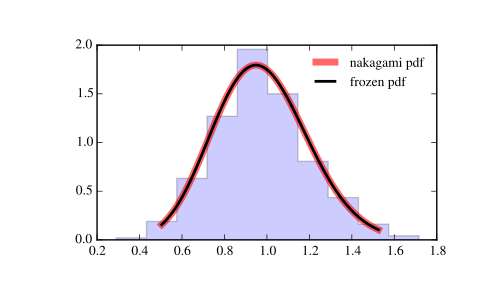

Recreate this plot in Python.
from scipy.stats import nakagami
import matplotlib.pyplot as plt
fig, ax = plt.subplots(1, 1)

# Calculate a few first moments:

nu = 4.97
mean, var, skew, kurt = nakagami.stats(nu, moments='mvsk')

# Display the probability density function (``pdf``):

x = np.linspace(nakagami.ppf(0.01, nu),
                nakagami.ppf(0.99, nu), 100)
ax.plot(x, nakagami.pdf(x, nu),
       'r-', lw=5, alpha=0.6, label='nakagami pdf')

# Alternatively, the distribution object can be called (as a function)
# to fix the shape, location and scale parameters. This returns a "frozen"
# RV object holding the given parameters fixed.

# Freeze the distribution and display the frozen ``pdf``:

rv = nakagami(nu)
ax.plot(x, rv.pdf(x), 'k-', lw=2, label='frozen pdf')

# Check accuracy of ``cdf`` and ``ppf``:

vals = nakagami.ppf([0.001, 0.5, 0.999], nu)
np.allclose([0.001, 0.5, 0.999], nakagami.cdf(vals, nu))
# True

# Generate random numbers:

r = nakagami.rvs(nu, size=1000)

# And compare the histogram:

ax.hist(r, normed=True, histtype='stepfilled', alpha=0.2)
ax.legend(loc='best', frameon=False)
plt.show()
